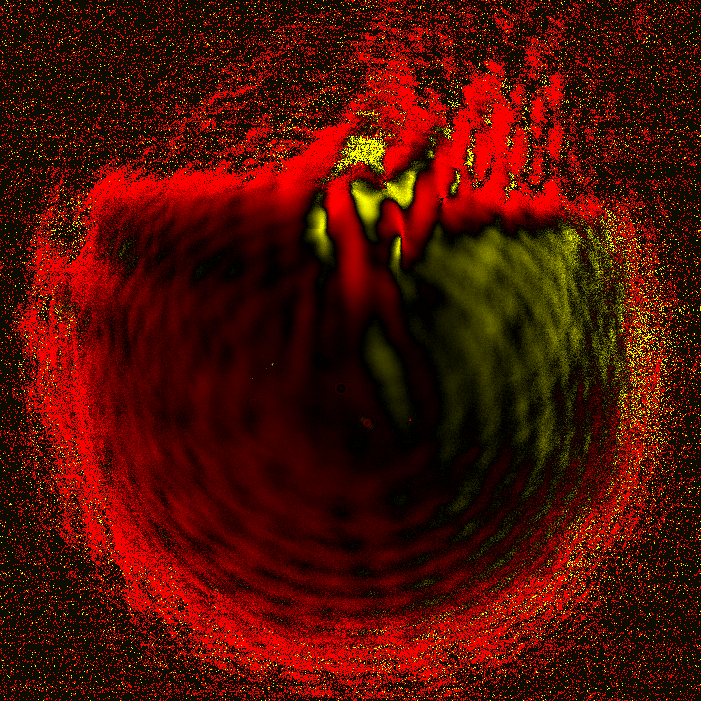
#> input picture src/analysis_tools/NEW_PHI.png, 701 x 701 px, found by its file name
$ python cameron_fft.py
#> lines starting #> are read from the running program, lines starting #| are printed output that depends on the picture
import numpy as np
import matplotlib.pyplot as plt
from skimage.io import imread, imshow
from skimage.color import rgb2hsv, rgb2gray, rgb2yuv
from skimage import color, exposure, transform
from skimage.exposure import equalize_hist


dark_image = imread('C:/Users/ZAP/Desktop/plasma_1_23/NEW_PHI.png')
#> dark_image is the input picture: shape (701, 701, 3); mean R, G, B 77.9, 14.1, 0
dark_image_grey = rgb2gray(dark_image)
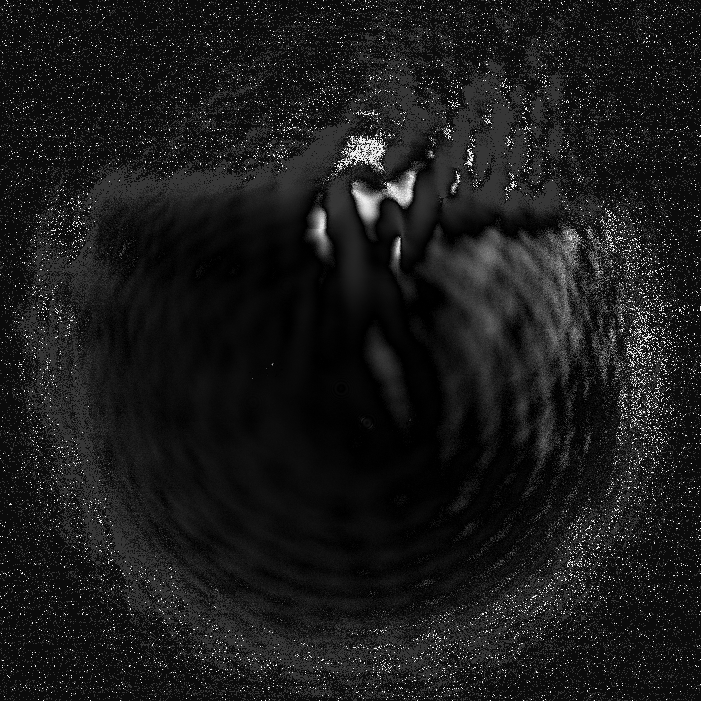
#> dark_image_grey: shape (701, 701) float64; min 0, max 0.928, mean 0.105
plt.figure(num=None, figsize=(8, 6), dpi=80)
plt.imshow(dark_image_grey, cmap='gray')

dark_image_grey_fourier = np.fft.fftshift(np.fft.fft2(dark_image_grey))
plt.figure(num=None, figsize=(8, 6), dpi=80)
plt.imshow(np.log(abs(dark_image_grey_fourier)), cmap='gray')


def fourier_masker_ver(image, i):
#> called with i = 1
    f_size = 15
    dark_image_grey_fourier = np.fft.fftshift(np.fft.fft2(rgb2gray(image)))
    dark_image_grey_fourier[:225, 235:240] = i
    dark_image_grey_fourier[-225:, 235:240] = i
    fig, ax = plt.subplots(1, 3, figsize=(15, 15))
    ax[0].imshow(np.log(abs(dark_image_grey_fourier)), cmap='gray')
    ax[0].set_title('Masked Fourier', fontsize=f_size)
    ax[1].imshow(rgb2gray(image), cmap='gray')
    ax[1].set_title('Greyscale Image', fontsize=f_size)
    ax[2].imshow(abs(np.fft.ifft2(dark_image_grey_fourier)),
                 cmap='gray')
    ax[2].set_title('Transformed Greyscale Image',
                    fontsize=f_size)
    plt.show()
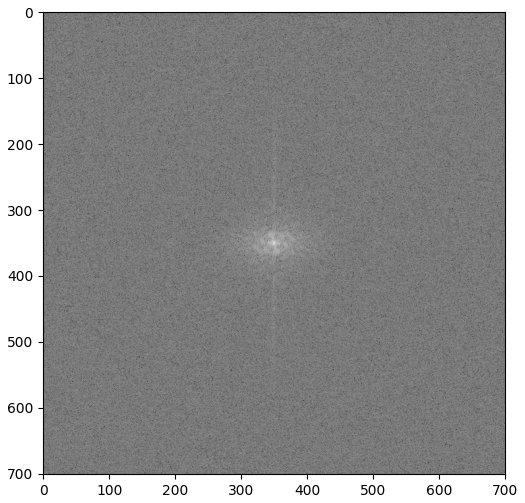
#> figure drawn by matplotlib, 1 panel
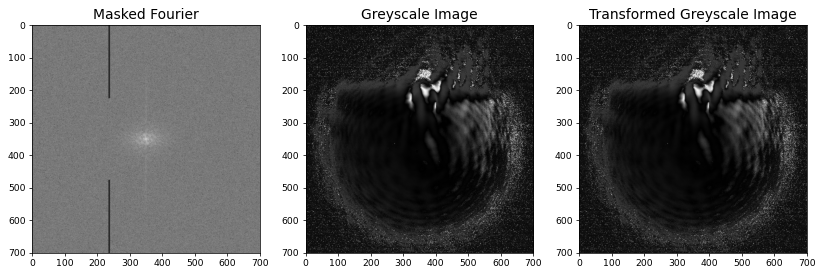
#> figure drawn by matplotlib, 3 panels


fourier_masker_ver(dark_image, 1)


def fourier_masker_hor(image, i):
#> called with i = 1
    f_size = 15
    dark_image_grey_fourier = np.fft.fftshift(np.fft.fft2(rgb2gray(image)))
    dark_image_grey_fourier[235:240, :230] = i
    dark_image_grey_fourier[235:240,-230:] = i
    fig, ax = plt.subplots(1,3,figsize=(15,15))
    ax[0].imshow(np.log(abs(dark_image_grey_fourier)), cmap='gray')
    ax[0].set_title('Masked Fourier', fontsize = f_size)
    ax[1].imshow(rgb2gray(image), cmap = 'gray')
    ax[1].set_title('Greyscale Image', fontsize = f_size)
    ax[2].imshow(abs(np.fft.ifft2(dark_image_grey_fourier)),
                     cmap='gray')
    ax[2].set_title('Transformed Greyscale Image',
                     fontsize = f_size)
    plt.show()

fourier_masker_hor(dark_image, 1)


def fourier_iterator(image, value_list):
    for i in value_list:
        fourier_masker_ver(image, i)
        plt.show()
#> this loop made 3 passes
#> pass 1, in fourier_masker_ver (call 2), `plt.show()`:
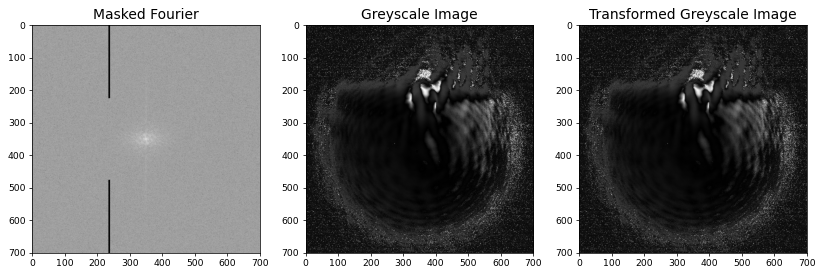
#> figure drawn by matplotlib, 3 panels


fourier_iterator(dark_image, [0.001, 1, 100])


# def fourier_transform_rgb(image):
#     f_size = 25
#     transformed_channels = []
#     for i in range(3):
#         rgb_fft = np.fft.fftshift(np.fft.fft2((image[:, :, i])))
#         rgb_fft[:225, 235:237] = 1
#         rgb_fft[-225:, 235:237] = 1
#         transformed_channels.append(abs(np.fft.ifft2(rgb_fft)))
#
#     final_image = np.dstack([transformed_channels[0].astype(int),
#                              transformed_channels[1].astype(int),
#                              transformed_channels[2].astype(int)])
#
#     fig, ax = plt.subplots(1, 2, figsize=(17, 12))
#     ax[0].imshow(image)
#     ax[0].set_title('Original Image', fontsize=f_size)
#     ax[0].set_axis_off()
#
#     ax[1].imshow(final_image)
#     ax[1].set_title('Transformed Image', fontsize=f_size)
#     ax[1].set_axis_off()
#
#     fig.tight_layout()
#     plt.show()
